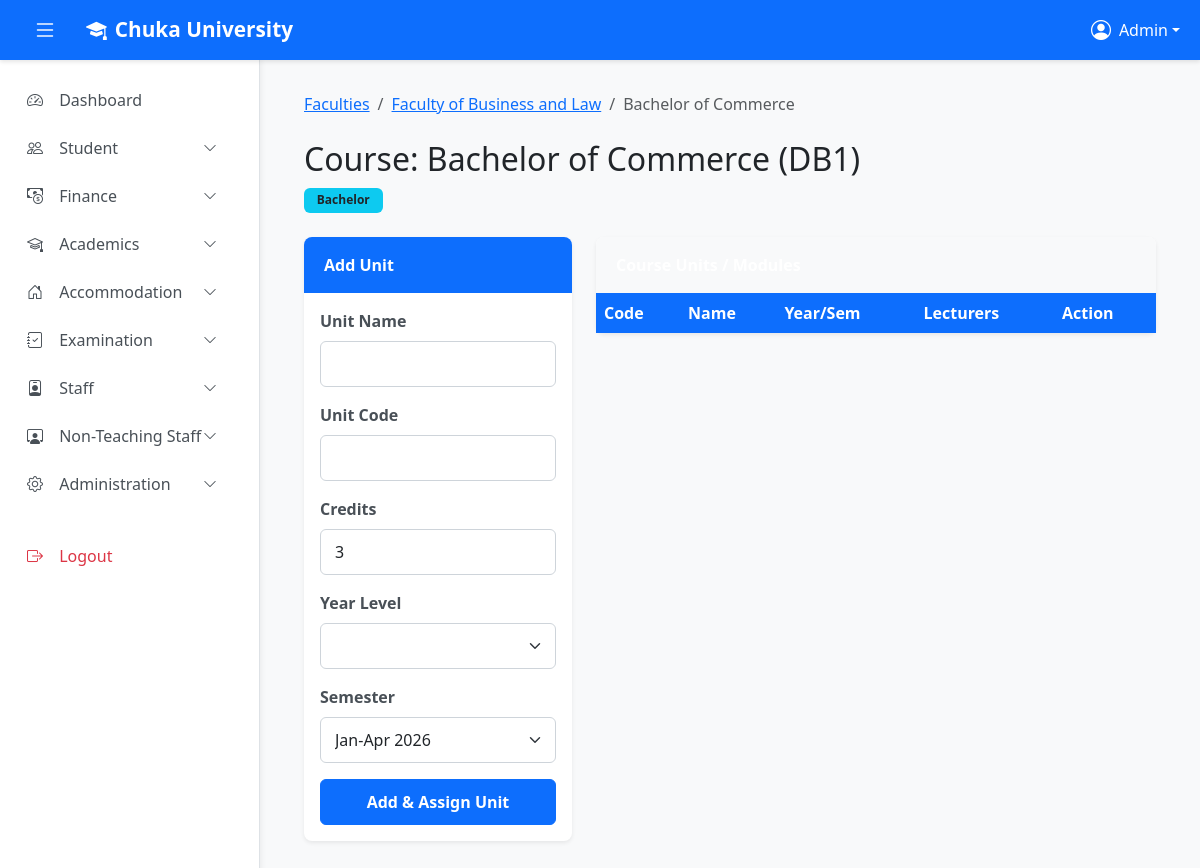
Screenshot of /admin/courses/view.php?id=3 (signed in) with the database file from the repository.
### tables this page shows
CREATE TABLE `courses` (
  `id` int(11) NOT NULL AUTO_INCREMENT,
  `faculty_id` int(11) NOT NULL,
  `course_name` varchar(150) NOT NULL,
  `course_code` varchar(20) NOT NULL,
  `level` enum('Certificate','Diploma','Bachelor','Masters','PhD') NOT NULL,
  `created_at` timestamp NOT NULL DEFAULT current_timestamp(),
  PRIMARY KEY (`id`),
  UNIQUE KEY `course_code` (`course_code`),
  CONSTRAINT `courses_ibfk_faculty` FOREIGN KEY (`faculty_id`) REFERENCES `faculties` (`id`) ON DELETE CASCADE
);

CREATE TABLE `faculties` (
  `id` int(11) NOT NULL AUTO_INCREMENT,
  `faculty_name` varchar(100) NOT NULL,
  `faculty_code` varchar(10) NOT NULL,
  `created_at` timestamp NOT NULL DEFAULT current_timestamp(),
  PRIMARY KEY (`id`),
  UNIQUE KEY `faculty_code` (`faculty_code`)
);

### app/Controllers/Admin/CourseController.php (called while the page is built, shortened)
<?php
require_once __DIR__ . '/../../Models/Course.php';
require_once __DIR__ . '/../../Models/Unit.php';
class CourseController extends Controller {
    private $courseModel;
    private $unitModel;
    public function __construct() {
        $this->courseModel = new Course();
        $this->unitModel = new Unit();
    }
    public function view($id) {
        $course = $this->courseModel->getById($id);
        $course['units'] = $this->unitModel->getByCourse($id);
        $course['year_levels'] = $this->courseModel->getYearLevels($id);
        return $course;
    }
}

### app/Models/Model.php (called while the page is built, shortened)
<?php
class Model {
    public function __construct() {
        global $conn;
        $this->conn = $conn;
    }
}
?>

### app/Models/Course.php (called while the page is built, shortened)
<?php
require_once 'Model.php';
class Course extends Model {
    public function getById($id) {
        $stmt = $this->conn->prepare("SELECT c.*, f.faculty_name, f.id as faculty_id
                                     FROM courses c
                                     JOIN faculties f ON c.faculty_id = f.id
                                     WHERE c.id = ?");
        $stmt->bind_param("i", $id);
        $stmt->execute();
        return $stmt->get_result()->fetch_assoc();
    }
    public function getYearLevels($course_id) {
        $stmt = $this->conn->prepare("SELECT * FROM course_year_levels WHERE course_id = ? ORDER BY year_level ASC");
        $stmt->bind_param("i", $course_id);
        $stmt->execute();
        return $stmt->get_result()->fetch_all(MYSQLI_ASSOC);
    }
}

### app/Models/Unit.php (called while the page is built, shortened)
<?php
require_once 'Model.php';
class Unit extends Model {
    public function getByCourse($course_id) {
        $stmt = $this->conn->prepare("SELECT cua.*, cu.unit_name, cu.unit_code, cu.credit_hours, cyl.year_level
                                     FROM course_unit_assignments cua
                                     JOIN course_units cu ON cua.unit_id = cu.id
                                     LEFT JOIN course_year_levels cyl ON cua.year_level_id = cyl.id
                                     WHERE cua.course_id = ?
                                     ORDER BY cyl.year_level ASC, cua.semester_id ASC");
        $stmt->bind_param("i", $course_id);
        $stmt->execute();
        return $stmt->get_result()->fetch_all(MYSQLI_ASSOC);
    }
}

### admin/courses/view.php (the view, shortened to what this page needs)
<?php
require_once '../../config.php';
require_once '../../app/Controllers/Admin/CourseController.php';
$courseId = $_GET['id'] ?? null;
$courseController = new CourseController();
$course = $courseController->view($courseId);
$semesters = $conn->query("SELECT id, semester_name FROM semesters ORDER BY id DESC")->fetch_all(MYSQLI_ASSOC);
?>
<!DOCTYPE html>
<html lang="en">
<head>
    <link href="https://cdn.jsdelivr.net/npm/bootstrap@5.3.3/dist/css/bootstrap.min.css" rel="stylesheet">
    <link href="https://cdn.jsdelivr.net/npm/bootstrap-icons@1.11.3/font/bootstrap-icons.css" rel="stylesheet">
    <link href="../assets/main.css" rel="stylesheet"/>
</head>
<body>
    <?php include '../partials/top_navbar.php'; ?>
    <?php include '../partials/sidebar.php'; ?>
    <main class="main-content" id="mainContent">
        <div class="container-fluid">
            <nav aria-label="breadcrumb" class="mb-4">
                <ol class="breadcrumb">
                    <li class="breadcrumb-item"><a href="../faculties/manage.php">Faculties</a></li>
                    <li class="breadcrumb-item"><a href="../faculties/view.php?id=<?php echo $course['faculty_id']; ?>"><?php echo htmlspecialchars($course['faculty_name']); ?></a></li>
                    <li class="breadcrumb-item active"><?php echo htmlspecialchars($course['course_name']); ?></li>
                </ol>
            </nav>
            <div class="row mb-4">
                <div class="col-12">
                    <h2>Course: <?php echo htmlspecialchars($course['course_name']); ?> (<?php echo htmlspecialchars($course['course_code']); ?>)</h2>
                    <span class="badge bg-info text-dark"><?php echo $course['level']; ?></span>
                </div>
            </div>
            <div class="row">
                <div class="col-lg-4">
                    <div class="card shadow-sm mb-4">
                        <div class="card-header bg-primary text-white">Add Unit</div>
                        <div class="card-body">
                            <form method="post">
                                <div class="mb-3"><label class="form-label">Unit Name</label><input type="text" name="unit_name" class="form-control" required></div>
                                <div class="mb-3"><label class="form-label">Unit Code</label><input type="text" name="unit_code" class="form-control" required></div>
                                <div class="mb-3"><label class="form-label">Credits</label><input type="number" name="credit_hours" class="form-control" value="3" required></div>
                                <div class="mb-3">
                                    <label class="form-label">Year Level</label>
                                    <select name="year_level_id" class="form-select" required>
                                    </select>
                                </div>
                                <div class="mb-3">
                                    <label class="form-label">Semester</label>
                                    <select name="semester_id" class="form-select" required>
                                        <?php foreach ($semesters as $s): ?>
                                            <option value="<?php echo $s['id']; ?>"><?php echo htmlspecialchars($s['semester_name']); ?></option>
                                        <?php endforeach; ?>
                                    </select>
                                </div>
                                <button class="btn btn-primary w-100">Add & Assign Unit</button>
                            </form>
                        </div>
                    </div>
                </div>
                <div class="col-lg-8">
                    <div class="card shadow-sm">
                        <div class="card-header bg-light">Course Units / Modules</div>
                        <div class="card-body p-0">
                            <table class="table table-hover mb-0">
                                <thead class="table-light"><tr><th>Code</th><th>Name</th><th>Year/Sem</th><th>Lecturers</th><th>Action</th></tr></thead>
                            </table>
                        </div>
                    </div>
                </div>
            </div>
        </div>
    </main>
</body>
</html>

### admin/assets/main.css (style rules this page uses)
:root { --sidebar-width: 260px; --navbar-height: 60px; }
body { background-color: #f8f9fa; font-family: 'Segoe UI', Tahoma, Geneva, Verdana, sans-serif; }
.main-content { margin-top: var(--navbar-height); margin-left: var(--sidebar-width); transition: margin-left 0.3s ease; padding: 2rem; }
.card { border: none; border-radius: 8px; box-shadow: 0 2px 4px rgba(0, 0, 0, 0.05); margin-bottom: 1.5rem; }
.card-header { background-color: #0d6efd; color: white; border: none; border-radius: 8px 8px 0 0 !important; padding: 1rem 1.25rem; font-weight: 600; }
.table thead th { background-color: #0d6efd; color: white; border: none; font-weight: 600; white-space: nowrap; }
.form-label { font-weight: 600; color: #495057; margin-bottom: 0.5rem; }
.form-control, .form-select { border-radius: 6px; border: 1px solid #ced4da; padding: 0.625rem 0.875rem; }
.btn { border-radius: 6px; padding: 0.625rem 1.25rem; font-weight: 600; }
.btn-primary { background-color: #0d6efd; border-color: #0d6efd; }
.badge { padding: 0.4rem 0.8rem; font-weight: 600; }

### rows the page displays
courses: faculty.faculty_name "Faculty of Business and Law", course_name "Bachelor of Commerce", course_code "DB1", level "Bachelor"

### other values shown
$admin_name "Admin"
form field semester_id "Jan-Apr 2026"
